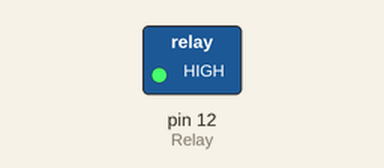
A sketch run on a simulated Arduino Uno, built with avr-gcc and run on an emulated ATmega328P. Shown: switched loads named in the sketch (green lamp = pin HIGH).

Above: at 1.0 s.
At 3.0 s:
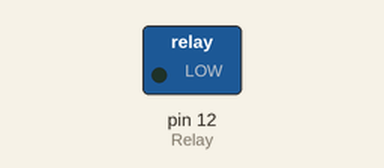
Timing chart, 0 to 5.2 s (numbered marks = the images above):
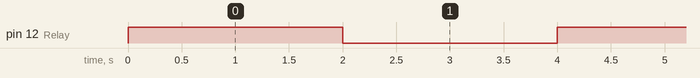

The sketch:

relay.ino
```cpp
int Relay = 12;
void setup()
{
 pinMode(Relay, OUTPUT);     //Set Pin12 as output
}
void loop()
{
         digitalWrite(Relay, HIGH);   //Turn off relay
         delay(2000);
         digitalWrite(Relay, LOW);    //Turn on relay
         delay(2000);
}
```

Measured:
- by itself, pin 12 (Relay): alternates HIGH for 2.0 s and LOW for 2.0 s
